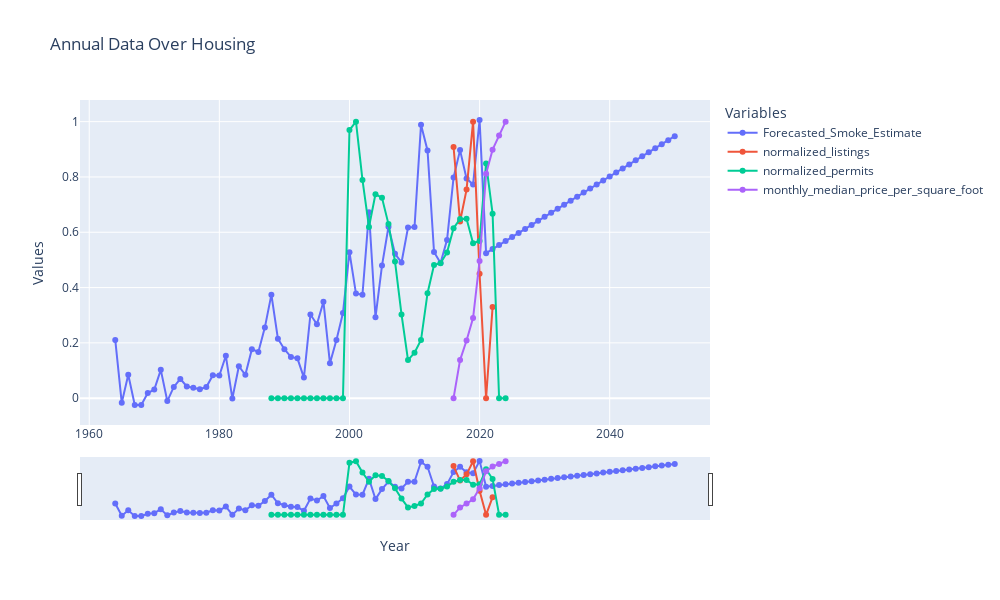

The notebook cell saved with this chart:
### Markdown cell above
Now, since all the data is in the same range, let's compare the trends in the data over the years!

This code plots multiple data series from the annual_df DataFrame to visually compare trends over the years. Each series represents a specific variable, and all are plotted against time (year). The chart has interactive elements like a range slider for zooming and buttons for selecting specific time ranges. The hover feature allows users to see values for all variables at a specific year, making it easy to analyze and compare trends.

### Code cell
# Create the figure
fig = go.Figure()

# Add a trace for each column in the DataFrame except 'Year'
for column in annual_df.columns:
    if column != 'Year':  # Skip the 'Year' column as it is used for the x-axis
        fig.add_trace(go.Scatter(
            x=annual_df['Year'],  # Use 'Year' column for the x-axis
            y=annual_df[column],  # Plot the current column on the y-axis
            mode='lines+markers',  # Show both lines and markers
            name=column  # Label each trace with the column name
        ))

# Update the layout of the figure
fig.update_layout(
    title='Annual Data Over Housing',  # Set the chart title
    xaxis_title='Year',  # Label for x-axis
    yaxis_title='Values',  # Label for y-axis
    height=600,  # Set chart height
    width=1000,  # Set chart width
    legend_title='Variables',  # Title for the legend
    hovermode='x unified'  # Display all variable values when hovering over a year
)

# Add a range slider and range selector buttons
fig.update_xaxes(
    rangeslider_visible=True,  # Show a range slider for easy zooming
    rangeselector=dict(  # Add range selection buttons
        buttons=list([
            dict(count=10, label="10y", step="year", stepmode="backward"),  # Last 10 years
            dict(count=20, label="20y", step="year", stepmode="backward"),  # Last 20 years
            dict(count=50, label="50y", step="year", stepmode="backward"),  # Last 50 years
            dict(step="all")  # Show all years
        ])
    )
)

# Show the plot
fig.show()

### Figure 1 — Plotly figure (JSON) as saved in the notebook; plotly's stock layout.template omitted (floating-point values rounded to 4 significant figures)
{"data": [{"mode": "lines+markers", "name": "Forecasted_Smoke_Estimate", "type": "scatter", "x": [1964, 1965, 1966, 1967, 1968, 1969, 1970, 1971, 1972, 1973, 1974, 1975, 1976, 1977, 1978, 1979, 1980, 1981, 1982, 1983, 1984, 1985, 1986, 1987, 1988, 1989, 1990, 1991, 1992, 1993, 1994, 1995, 1996, 1997, 1998, 1999, 2000, 2001, 2002, 2003, 2004, 2005, 2006, 2007, 2008, 2009, 2010, 2011, 2012, 2013, 2014, 2015, 2016, 2017, 2018, 2019, 2020, 2021, 2022, 2023, 2024, 2025, 2026, 2027, 2028, 2029, 2030, 2031, 2032, 2033, 2034, 2035, 2036, 2037, 2038, 2039, 2040, 2041, 2042, 2043, 2044, 2045, 2046, 2047, 2048, 2049, 2050], "y": [0.2106, -0.01684, 0.08495, -0.02467, -0.02426, 0.01848, 0.03101, 0.1024, -0.01044, 0.04059, 0.0698, 0.04224, 0.03752, 0.03217, 0.04019, 0.0826, 0.08224, 0.1532, -0.001336, 0.1154, 0.08436, 0.177, 0.1672, 0.256, 0.3744, 0.2152, 0.1773, 0.1493, 0.144, 0.07451, 0.3027, 0.2671, 0.3488, 0.1262, 0.2101, 0.3079, 0.528, 0.3782, 0.3743, 0.6721, 0.2925, 0.4796, 0.62, 0.5221, 0.4908, 0.6169, 0.6187, 0.9891, 0.896, 0.5287, 0.4891, 0.5724, 0.7978, 0.897, 0.794, 0.7731, 1.006, 0.5245, 0.5391, 0.5537, 0.5683, 0.5829, 0.5974, 0.612, 0.6266, 0.6412, 0.6558, 0.6704, 0.685, 0.6996, 0.7142, 0.7288, 0.7433, 0.7579, 0.7725, 0.7871, 0.8017, 0.8163, 0.8309, 0.8455, 0.8601, 0.8747, 0.8892, 0.9038, 0.9184, 0.933, 0.9476]}, {"mode": "lines+markers", "name": "normalized_listings", "type": "scatter", "x": [1964, 1965, 1966, 1967, 1968, 1969, 1970, 1971, 1972, 1973, 1974, 1975, 1976, 1977, 1978, 1979, 1980, 1981, 1982, 1983, 1984, 1985, 1986, 1987, 1988, 1989, 1990, 1991, 1992, 1993, 1994, 1995, 1996, 1997, 1998, 1999, 2000, 2001, 2002, 2003, 2004, 2005, 2006, 2007, 2008, 2009, 2010, 2011, 2012, 2013, 2014, 2015, 2016, 2017, 2018, 2019, 2020, 2021, 2022, 2023, 2024, 2025, 2026, 2027, 2028, 2029, 2030, 2031, 2032, 2033, 2034, 2035, 2036, 2037, 2038, 2039, 2040, 2041, 2042, 2043, 2044, 2045, 2046, 2047, 2048, 2049, 2050], "y": [null, null, null, null, null, null, null, null, null, null, null, null, null, null, null, null, null, null, null, null, null, null, null, null, null, null, null, null, null, null, null, null, null, null, null, null, null, null, null, null, null, null, null, null, null, null, null, null, null, null, null, null, 0.9082, 0.6392, 0.7543, 1, 0.45, 0, 0.3294, null, null, null, null, null, null, null, null, null, null, null, null, null, null, null, null, null, null, null, null, null, null, null, null, null, null, null, null]}, {"mode": "lines+markers", "name": "normalized_permits", "type": "scatter", "x": [1964, 1965, 1966, 1967, 1968, 1969, 1970, 1971, 1972, 1973, 1974, 1975, 1976, 1977, 1978, 1979, 1980, 1981, 1982, 1983, 1984, 1985, 1986, 1987, 1988, 1989, 1990, 1991, 1992, 1993, 1994, 1995, 1996, 1997, 1998, 1999, 2000, 2001, 2002, 2003, 2004, 2005, 2006, 2007, 2008, 2009, 2010, 2011, 2012, 2013, 2014, 2015, 2016, 2017, 2018, 2019, 2020, 2021, 2022, 2023, 2024, 2025, 2026, 2027, 2028, 2029, 2030, 2031, 2032, 2033, 2034, 2035, 2036, 2037, 2038, 2039, 2040, 2041, 2042, 2043, 2044, 2045, 2046, 2047, 2048, 2049, 2050], "y": [null, null, null, null, null, null, null, null, null, null, null, null, null, null, null, null, null, null, null, null, null, null, null, null, 0, 0, 0, 0, 0, 0, 0, 0, 0, 0, 0, 0, 0.9696, 1, 0.7891, 0.6188, 0.7378, 0.7246, 0.6295, 0.4944, 0.3027, 0.1379, 0.1643, 0.2103, 0.3798, 0.4814, 0.4881, 0.5271, 0.6148, 0.6477, 0.6486, 0.5604, 0.5684, 0.849, 0.6671, 0, 0, null, null, null, null, null, null, null, null, null, null, null, null, null, null, null, null, null, null, null, null, null, null, null, null, null, null]}, {"mode": "lines+markers", "name": "monthly_median_price_per_square_foot", "type": "scatter", "x": [1964, 1965, 1966, 1967, 1968, 1969, 1970, 1971, 1972, 1973, 1974, 1975, 1976, 1977, 1978, 1979, 1980, 1981, 1982, 1983, 1984, 1985, 1986, 1987, 1988, 1989, 1990, 1991, 1992, 1993, 1994, 1995, 1996, 1997, 1998, 1999, 2000, 2001, 2002, 2003, 2004, 2005, 2006, 2007, 2008, 2009, 2010, 2011, 2012, 2013, 2014, 2015, 2016, 2017, 2018, 2019, 2020, 2021, 2022, 2023, 2024, 2025, 2026, 2027, 2028, 2029, 2030, 2031, 2032, 2033, 2034, 2035, 2036, 2037, 2038, 2039, 2040, 2041, 2042, 2043, 2044, 2045, 2046, 2047, 2048, 2049, 2050], "y": [null, null, null, null, null, null, null, null, null, null, null, null, null, null, null, null, null, null, null, null, null, null, null, null, null, null, null, null, null, null, null, null, null, null, null, null, null, null, null, null, null, null, null, null, null, null, null, null, null, null, null, null, 0, 0.1377, 0.2088, 0.2899, 0.4962, 0.8113, 0.8987, 0.9497, 1, null, null, null, null, null, null, null, null, null, null, null, null, null, null, null, null, null, null, null, null, null, null, null, null, null, null]}], "layout": {"height": 600, "hovermode": "x unified", "legend": {"title": {"text": "Variables"}}, "title": {"text": "Annual Data Over Housing"}, "width": 1000, "xaxis": {"rangeselector": {"buttons": [{"count": 10, "label": "10y", "step": "year", "stepmode": "backward"}, {"count": 20, "label": "20y", "step": "year", "stepmode": "backward"}, {"count": 50, "label": "50y", "step": "year", "stepmode": "backward"}, {"step": "all"}]}, "rangeslider": {"visible": true}, "title": {"text": "Year"}}, "yaxis": {"title": {"text": "Values"}}}}
